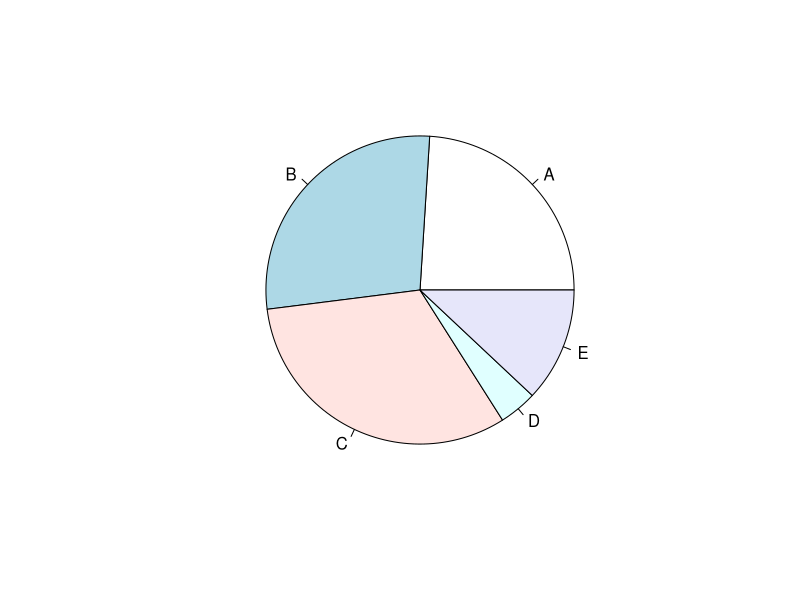
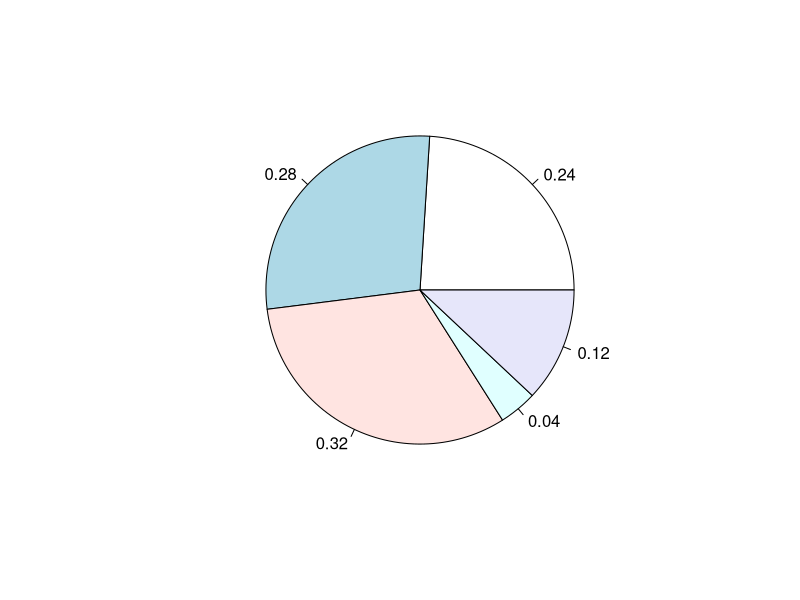
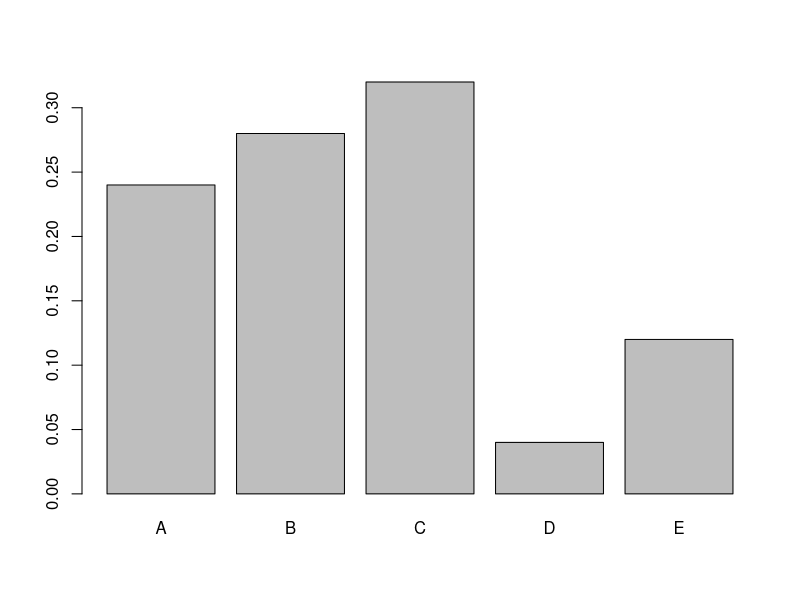

These charts were generated, in order, by the following R code:
## ---- chunk 1
knitr::opts_chunk$set(echo = TRUE)
## ---- chunk 2
data <- c("C", "B", "E", "B", "A", "B", "C", "A", "B", "C", "C", "B", "E", "C", "D", "B", "C", "A", "C", "A", "C", "B", "E", "A", "A")
data
## ---- chunk 3
table(data)
## ---- chunk 4
cbind(table(data))
## ---- chunk 5
cbind(table(data)/length(data))
## ---- chunk 6
print(table(data)/length(data), 5)
## ---- chunk 7
x <- table(data)/length(data)
## ---- chunk 8
pie(x)
pie(x, labels = x)
## ---- chunk 9
barplot(x)
